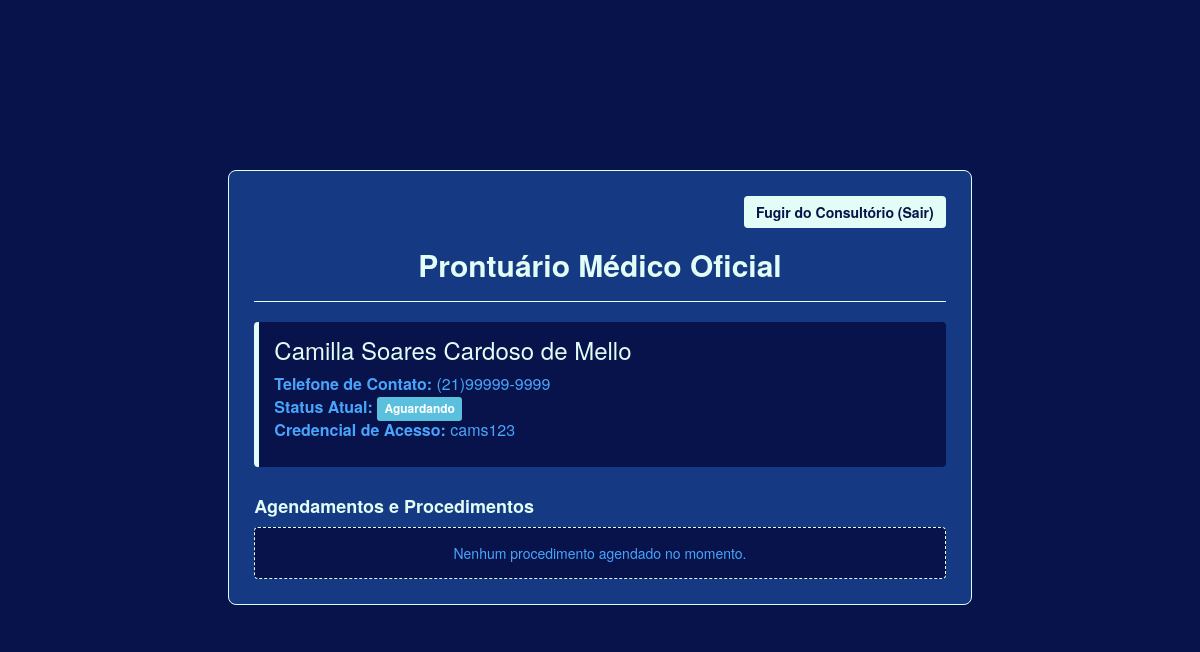
/paciente (signed in), run on the app's committed database.
### tables this page shows
CREATE TABLE pacientes_secretaria (
                        id INTEGER PRIMARY KEY AUTOINCREMENT,
                        nome TEXT NOT NULL,
                        telefone TEXT NOT NULL,
                        status TEXT NOT NULL,
                        usuario_login TEXT UNIQUE);

### app.py (the view)
@app.route('/paciente')
def ficha_paciente():
    if 'usuario' not in session: return redirect(url_for('login'))
    usuario_logado = session['usuario']
    conn = conectar_banco()
    paciente_db = conn.execute('SELECT * FROM pacientes_secretaria WHERE usuario_login = ?', (usuario_logado,)).fetchone()
    if not paciente_db:
        conn.close()
        return redirect(url_for('login'))
    consultas_db = conn.execute('SELECT procedimento, data, horario FROM fila_medico WHERE nome = ?', (paciente_db['nome'],)).fetchall()
    conn.close()
    return render_template('paciente_ficha.html', paciente=paciente_db, consultas=consultas_db)

### app.py (called while the page is built)
def conectar_banco():
    conn = sqlite3.connect(ARQUIVO_BANCO)
    conn.row_factory = sqlite3.Row
    return conn

### templates/paciente_ficha.html (shortened to what this page needs)
<!DOCTYPE html>
<html lang="pt-BR">
<head>
    <link rel="stylesheet" href="https://stackpath.bootstrapcdn.com/bootstrap/3.4.1/css/bootstrap.min.css">
    <link rel="stylesheet" href="{{ url_for('static', filename='css/style.css') }}">
</head>
<body>
    <div class="container dashboard-container">
        <div class="row">
            <div class="col-md-8 col-md-offset-2">
                <div class="main-panel">
                    <div class="text-right mb-3" style="margin-bottom: 20px;">
                        <a href="{{ url_for('login') }}" class="btn btn-ouro">Fugir do Consultório (Sair)</a>
                    </div>
                    <h2 class="text-ouro text-center" style="margin-top: 0;">Prontuário Médico Oficial</h2>
                    <hr style="border-color: #e2fdf6;">
                    <div class="card-paciente">
                        <h3 style="color: #e2fdf6; margin-top: 0;">{{ paciente.nome }}</h3>
                        <p style="color: #49a4fc; font-size: 16px;">
                            <strong>Telefone de Contato:</strong> {{ paciente.telefone }}<br>
                            <strong>Status Atual:</strong> <span class="label label-info">{{ paciente.status }}</span><br>
                            <strong>Credencial de Acesso:</strong> {{ paciente.usuario_login }}
                        </p>
                    </div>
                    <h4 class="text-ouro" style="margin-top: 30px;">Agendamentos e Procedimentos</h4>
                    {% if consultas %}
                        {% for consulta in consultas %}
                        <div style="background-color: #153a83; border: 1px solid #49a4fc; padding: 15px; border-radius: 4px; margin-bottom: 10px;">
                            <p style="color: #e2fdf6; margin: 0; font-size: 16px;">
                                <strong>Data:</strong> {{ consulta.data }} |
                                <strong>Horário:</strong> <span style="color: #be834e;">{{ consulta.horario }}</span> |
                                <strong>Procedimento:</strong> {{ consulta.procedimento }}
                            </p>
                        </div>
                        {% endfor %}
                    {% else %}
                        <div style="background-color: #08134b; border: 1px dashed #e2fdf6; padding: 15px; border-radius: 4px;">
                            <p style="color: #49a4fc; margin: 0; text-align: center;">Nenhum procedimento agendado no momento.</p>
                        </div>
                    {% endif %}
                </div>
            </div>
        </div>
    </div>
</body>
</html>

### static/css/style.css (style rules this page uses)
body { padding-top: 100px; background-color: #08134b; color: #e2fdf6; }
h2 { color: #e2fdf6; font-weight: bold; }
.dashboard-container { margin-top: 50px; padding: 20px; }
.main-panel { background-color: #153a83; border-radius: 8px; padding: 25px; border: 1px solid #e2fdf6; }
.card-paciente { background-color: #08134b; border-left: 5px solid #e2fdf6; margin-bottom: 15px; padding: 15px; border-radius: 4px; }
.text-ouro { color: #e2fdf6 !important; font-weight: bold; }
.btn-ouro { background-color: #e2fdf6; color: #08134b; font-weight: bold; border: none; }

### data on the page
pacientes_secretaria: nome "Camilla Soares Cardoso de Mello", telefone "(21)99999-9999", status "Aguardando", usuario_login "cams123"
